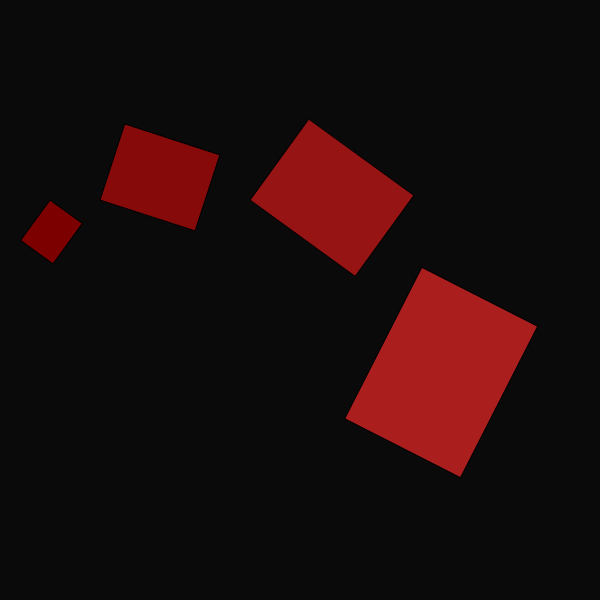
Frame 1 (no input)
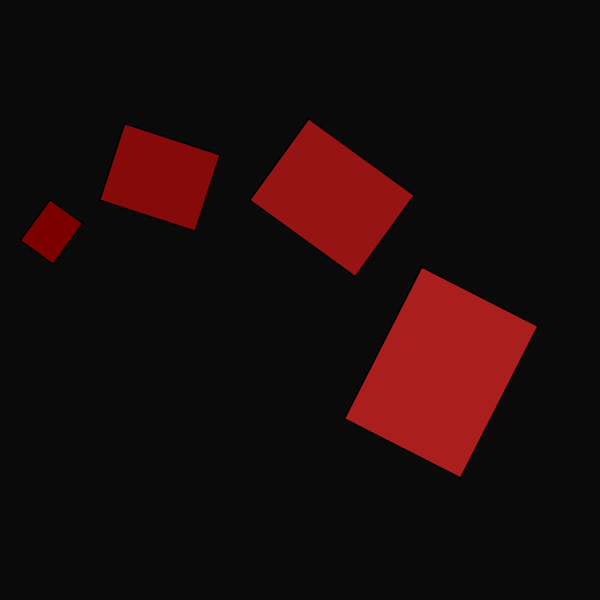
Frame 60 (no input)
Frame 120 (the mouse pressed at the canvas centre since frame 60): identical to frame 60, image omitted

The p5.js sketch that drew these frames (run headless with seeded random() and noise() and a simulated clock; from frame 60 on, the mouse is pressed at the canvas centre):

// p5.js sketch
// ── sketch.js
function setup(){
	createCanvas(600,600);
	background(10,10,10);
}

function draw(){
	push();
		fill(125,0,0);
		translate(50,height/3);
		rotate(0.2*PI);
		rect(0,0,40,50);
	pop();
	push();
		fill(135,10,10);
		translate(100,height/3);
		rotate(-0.4*PI);
		rect(0,0,80,100);
	pop();
	push();
		fill(150,20,20);
		translate(250,height/3);
		rotate(-0.3*PI);
		rect(0,0,100,130);
	pop();
	push();
		fill(170,30,30);
		translate(400, height/3);
		rotate(0.15*PI);
		rect(50,50,130,170);
	pop();
}
